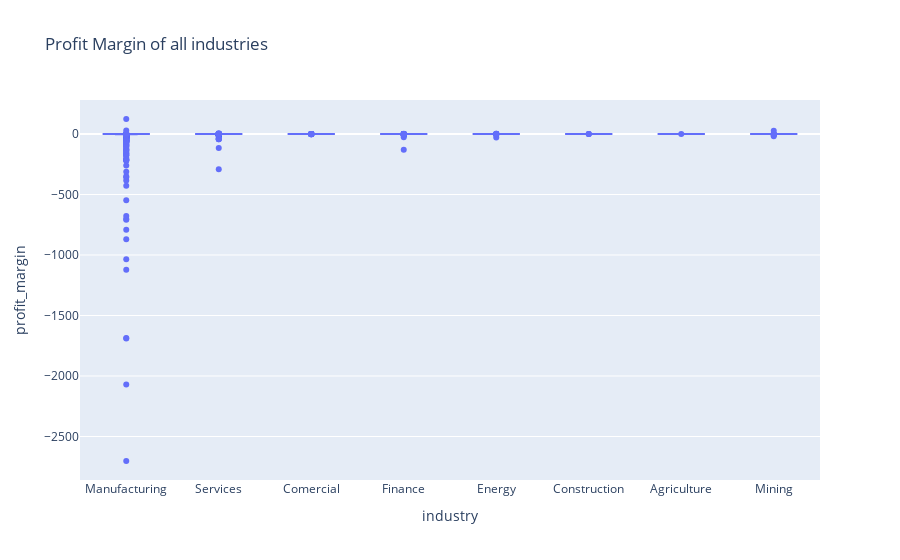

Notebook code for this chart:
### Markdown cell above
b) plot(s) to illustrate how profit margin changes across industries.

### Code cell
px.box(df_final_size, x='industry', y='profit_margin', title='Profit Margin of all industries')

### Figure 1 — Plotly figure (JSON) as saved in the notebook; plotly's stock layout.template omitted (floating-point values rounded to 4 significant figures; data arrays with more than 128 entries replaced by an {"elided": "..."} marker saying what was removed)
{"data": [{"alignmentgroup": "True", "hovertemplate": "industry=%{x}<br>profit_margin=%{y}<extra></extra>", "legendgroup": "", "marker": {"color": "#636efa"}, "name": "", "notched": false, "offsetgroup": "", "orientation": "v", "showlegend": false, "type": "box", "x": {"elided": "2792 str values"}, "x0": " ", "xaxis": "x", "y": {"elided": "2792 float values"}, "y0": " ", "yaxis": "y"}], "layout": {"boxmode": "group", "legend": {"tracegroupgap": 0}, "title": {"text": "Profit Margin of all industries"}, "xaxis": {"anchor": "y", "domain": [0, 1], "title": {"text": "industry"}}, "yaxis": {"anchor": "x", "domain": [0, 1], "title": {"text": "profit_margin"}}}}
